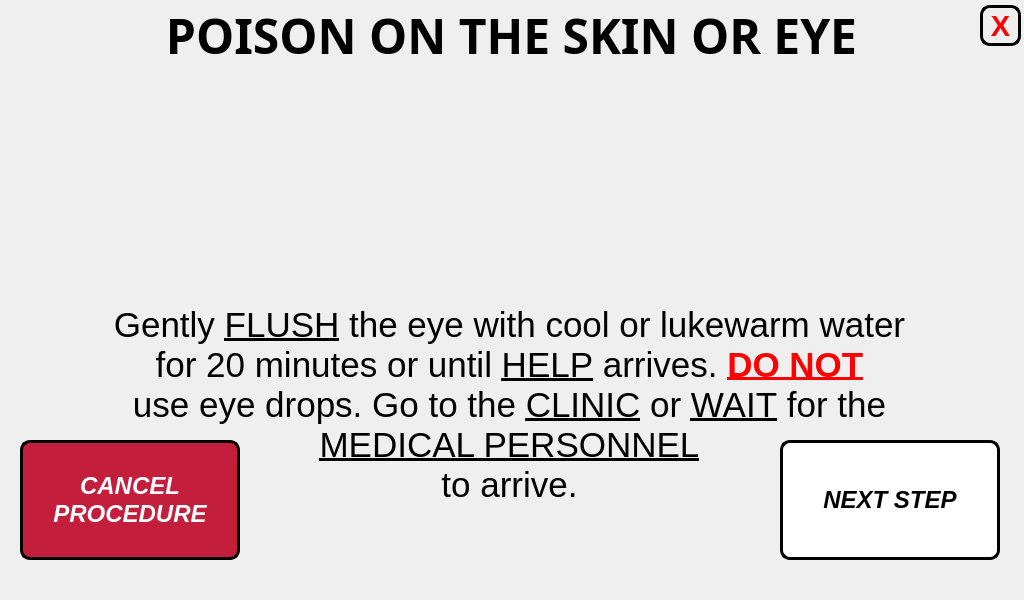
<?xml version="1.0" encoding="UTF-8"?>
<ui version="4.0">
 <class>step_5_window</class>
 <widget class="QMainWindow" name="step_5_window">
  <property name="geometry">
   <rect>
    <x>0</x>
    <y>0</y>
    <width>1024</width>
    <height>600</height>
   </rect>
  </property>
  <property name="minimumSize">
   <size>
    <width>1024</width>
    <height>600</height>
   </size>
  </property>
  <property name="maximumSize">
   <size>
    <width>1024</width>
    <height>600</height>
   </size>
  </property>
  <property name="windowTitle">
   <string>Step 1 Procedure</string>
  </property>
  <widget class="QWidget" name="centralwidget">
   <widget class="QLabel" name="title_step">
    <property name="geometry">
     <rect>
      <x>6</x>
      <y>0</y>
      <width>1011</width>
      <height>71</height>
     </rect>
    </property>
    <property name="font">
     <font>
      <family>Unispace</family>
      <pointsize>18</pointsize>
      <weight>75</weight>
      <bold>true</bold>
     </font>
    </property>
    <property name="text">
     <string>&lt;html&gt;&lt;head/&gt;&lt;body&gt;&lt;p&gt;&lt;span style=&quot; font-size:36pt;&quot;&gt;POISON ON THE SKIN OR EYE&lt;/span&gt;&lt;/p&gt;&lt;/body&gt;&lt;/html&gt;</string>
    </property>
    <property name="alignment">
     <set>Qt::AlignCenter</set>
    </property>
   </widget>
   <widget class="QLabel" name="text_steps">
    <property name="geometry">
     <rect>
      <x>19</x>
      <y>300</y>
      <width>981</width>
      <height>211</height>
     </rect>
    </property>
    <property name="font">
     <font>
      <pointsize>14</pointsize>
     </font>
    </property>
    <property name="text">
     <string>&lt;html&gt;&lt;head/&gt;&lt;body&gt;&lt;p align=&quot;center&quot;&gt;&lt;span style=&quot; font-family:'Calibri'; font-size:26pt; color:#000000;&quot;&gt;Gently &lt;/span&gt;&lt;span style=&quot; font-family:'Calibri'; font-size:26pt; text-decoration: underline; color:#000000;&quot;&gt;FLUSH&lt;/span&gt;&lt;span style=&quot; font-family:'Calibri'; font-size:26pt; color:#000000;&quot;&gt; the eye with cool or lukewarm water&lt;br/&gt;for 20 minutes or until &lt;/span&gt;&lt;span style=&quot; font-family:'Calibri'; font-size:26pt; text-decoration: underline; color:#000000;&quot;&gt;HELP&lt;/span&gt;&lt;span style=&quot; font-family:'Calibri'; font-size:26pt; color:#000000;&quot;&gt; arrives. &lt;/span&gt;&lt;span style=&quot; font-family:'Calibri'; font-size:26pt; font-weight:600; text-decoration: underline; color:#ff0000;&quot;&gt;DO NOT&lt;br/&gt;&lt;/span&gt;&lt;span style=&quot; font-family:'Calibri'; font-size:26pt; color:#000000;&quot;&gt;use eye drops. Go to the &lt;/span&gt;&lt;span style=&quot; font-family:'Calibri'; font-size:26pt; text-decoration: underline; color:#000000;&quot;&gt;CLINIC&lt;/span&gt;&lt;span style=&quot; font-family:'Calibri'; font-size:26pt; color:#000000;&quot;&gt; or &lt;/span&gt;&lt;span style=&quot; font-family:'Calibri'; font-size:26pt; text-decoration: underline; color:#000000;&quot;&gt;WAIT&lt;/span&gt;&lt;span style=&quot; font-family:'Calibri'; font-size:26pt; color:#000000;&quot;&gt; for the &lt;br/&gt;&lt;/span&gt;&lt;span style=&quot; font-family:'Calibri'; font-size:26pt; text-decoration: underline; color:#000000;&quot;&gt;MEDICAL PERSONNEL&lt;br/&gt;&lt;/span&gt;&lt;span style=&quot; font-family:'Calibri'; font-size:26pt; color:#000000;&quot;&gt;to arrive.&lt;/span&gt;&lt;/p&gt;&lt;/body&gt;&lt;/html&gt;</string>
    </property>
   </widget>
   <widget class="QLabel" name="gif_player_label">
    <property name="geometry">
     <rect>
      <x>330</x>
      <y>60</y>
      <width>360</width>
      <height>240</height>
     </rect>
    </property>
    <property name="minimumSize">
     <size>
      <width>360</width>
      <height>240</height>
     </size>
    </property>
    <property name="maximumSize">
     <size>
      <width>360</width>
      <height>240</height>
     </size>
    </property>
    <property name="font">
     <font>
      <family>Unispace</family>
      <pointsize>16</pointsize>
      <weight>75</weight>
      <bold>true</bold>
     </font>
    </property>
    <property name="lineWidth">
     <number>1</number>
    </property>
    <property name="text">
     <string/>
    </property>
    <property name="alignment">
     <set>Qt::AlignCenter</set>
    </property>
   </widget>
   <widget class="QPushButton" name="next_step_button">
    <property name="geometry">
     <rect>
      <x>780</x>
      <y>440</y>
      <width>220</width>
      <height>120</height>
     </rect>
    </property>
    <property name="minimumSize">
     <size>
      <width>220</width>
      <height>120</height>
     </size>
    </property>
    <property name="maximumSize">
     <size>
      <width>220</width>
      <height>120</height>
     </size>
    </property>
    <property name="font">
     <font>
      <pointsize>18</pointsize>
      <weight>75</weight>
      <italic>true</italic>
      <bold>true</bold>
     </font>
    </property>
    <property name="cursor">
     <cursorShape>PointingHandCursor</cursorShape>
    </property>
    <property name="styleSheet">
     <string notr="true">QPushButton:hover:!pressed
{
  background-color: rgb(195,30,60);
}

QPushButton
{
  background-color: white;
color: black;
border-style: outset;
border-width: 3px;
border-radius:10px;
border-color: black;
}</string>
    </property>
    <property name="text">
     <string>NEXT STEP</string>
    </property>
   </widget>
   <widget class="QLabel" name="label">
    <property name="geometry">
     <rect>
      <x>0</x>
      <y>0</y>
      <width>1024</width>
      <height>600</height>
     </rect>
    </property>
    <property name="minimumSize">
     <size>
      <width>1024</width>
      <height>600</height>
     </size>
    </property>
    <property name="maximumSize">
     <size>
      <width>1024</width>
      <height>600</height>
     </size>
    </property>
    <property name="text">
     <string/>
    </property>
    <property name="pixmap">
     <pixmap>../pictures/program_pictures/main_wallpaper.png</pixmap>
    </property>
   </widget>
   <widget class="QPushButton" name="end_procedure_now_button">
    <property name="geometry">
     <rect>
      <x>20</x>
      <y>440</y>
      <width>220</width>
      <height>120</height>
     </rect>
    </property>
    <property name="minimumSize">
     <size>
      <width>220</width>
      <height>120</height>
     </size>
    </property>
    <property name="maximumSize">
     <size>
      <width>16777215</width>
      <height>16777215</height>
     </size>
    </property>
    <property name="font">
     <font>
      <pointsize>18</pointsize>
      <weight>75</weight>
      <italic>true</italic>
      <bold>true</bold>
     </font>
    </property>
    <property name="styleSheet">
     <string notr="true">QPushButton:hover:!pressed
{
  background-color: grey;
}

QPushButton
{
  background-color: rgb(195,30,60);
color: white;
border-style: outset;
border-width: 3px;
border-radius:10px;
border-color: black;
}</string>
    </property>
    <property name="text">
     <string>CANCEL
PROCEDURE</string>
    </property>
   </widget>
   <widget class="QPushButton" name="close_button">
    <property name="geometry">
     <rect>
      <x>980</x>
      <y>5</y>
      <width>41</width>
      <height>41</height>
     </rect>
    </property>
    <property name="font">
     <font>
      <pointsize>22</pointsize>
      <weight>75</weight>
      <bold>true</bold>
     </font>
    </property>
    <property name="styleSheet">
     <string notr="true">QPushButton:hover:!pressed
{
  background-color: rgb(195,30,60);
}

QPushButton
{

color: red;
border-style: outset;
border-width: 3px;
border-radius:10px;
border-color: black;
}
</string>
    </property>
    <property name="text">
     <string>X</string>
    </property>
   </widget>
   <zorder>label</zorder>
   <zorder>text_steps</zorder>
   <zorder>title_step</zorder>
   <zorder>gif_player_label</zorder>
   <zorder>next_step_button</zorder>
   <zorder>end_procedure_now_button</zorder>
   <zorder>close_button</zorder>
  </widget>
 </widget>
 <resources/>
 <connections/>
</ui>
